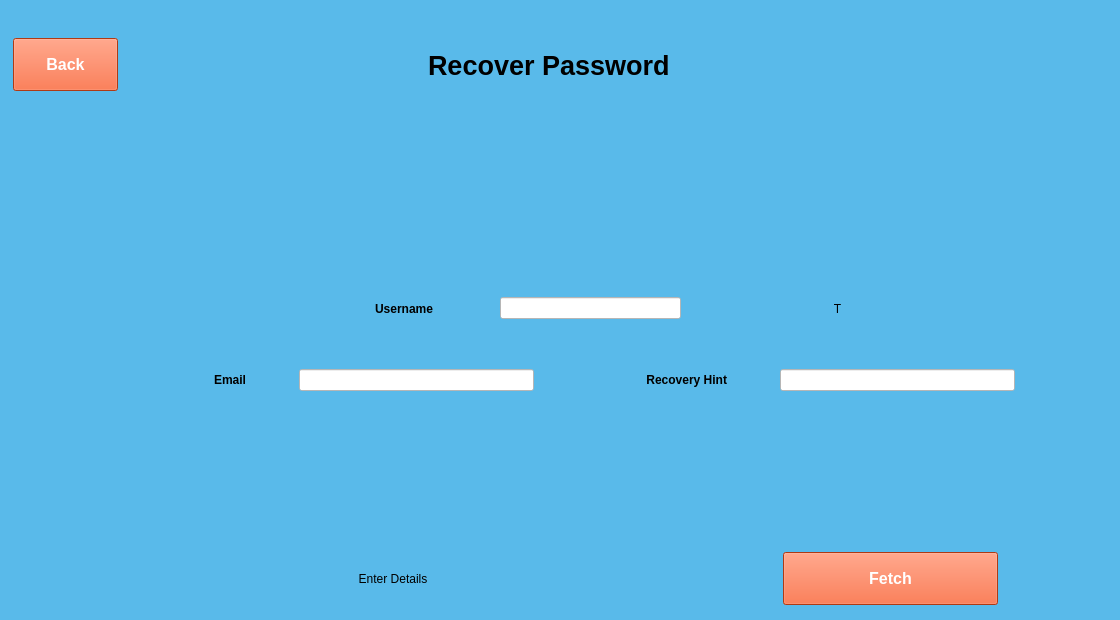
<?xml version="1.0" encoding="UTF-8"?>
<ui version="4.0">
 <class>Form</class>
 <widget class="QWidget" name="Form">
  <property name="geometry">
   <rect>
    <x>0</x>
    <y>0</y>
    <width>1120</width>
    <height>620</height>
   </rect>
  </property>
  <property name="windowTitle">
   <string>Form</string>
  </property>
  <property name="styleSheet">
   <string notr="true">background-color:#59BAEA;
/*background-color:#8860D0;*/
</string>
  </property>
  <layout class="QVBoxLayout" name="verticalLayout" stretch="5,7,3,1,3,7,3">
   <item>
    <layout class="QHBoxLayout" name="horizontalLayout" stretch="2,8,8,10">
     <item>
      <widget class="QPushButton" name="pushbt_back">
       <property name="styleSheet">
        <string notr="true">background-color: #f4511e;
color: white;
padding: 16px 32px;
text-align: center;
font-size: 16px;
margin: 4px 2px;
font-weight:bold;</string>
       </property>
       <property name="text">
        <string>Back</string>
       </property>
      </widget>
     </item>
     <item>
      <spacer name="horizontalSpacer">
       <property name="orientation">
        <enum>Qt::Horizontal</enum>
       </property>
       <property name="sizeHint" stdset="0">
        <size>
         <width>40</width>
         <height>20</height>
        </size>
       </property>
      </spacer>
     </item>
     <item>
      <widget class="QLabel" name="label">
       <property name="font">
        <font>
         <pointsize>20</pointsize>
         <weight>75</weight>
         <bold>true</bold>
        </font>
       </property>
       <property name="text">
        <string>Recover Password</string>
       </property>
      </widget>
     </item>
     <item>
      <spacer name="horizontalSpacer_2">
       <property name="orientation">
        <enum>Qt::Horizontal</enum>
       </property>
       <property name="sizeHint" stdset="0">
        <size>
         <width>40</width>
         <height>20</height>
        </size>
       </property>
      </spacer>
     </item>
    </layout>
   </item>
   <item>
    <spacer name="verticalSpacer">
     <property name="orientation">
      <enum>Qt::Vertical</enum>
     </property>
     <property name="sizeHint" stdset="0">
      <size>
       <width>20</width>
       <height>40</height>
      </size>
     </property>
    </spacer>
   </item>
   <item>
    <layout class="QHBoxLayout" name="horizontalLayout_2" stretch="4,3,1,3,2,1,4">
     <item>
      <spacer name="horizontalSpacer_3">
       <property name="orientation">
        <enum>Qt::Horizontal</enum>
       </property>
       <property name="sizeHint" stdset="0">
        <size>
         <width>40</width>
         <height>20</height>
        </size>
       </property>
      </spacer>
     </item>
     <item>
      <widget class="QLabel" name="label_2">
       <property name="font">
        <font>
         <weight>75</weight>
         <bold>true</bold>
        </font>
       </property>
       <property name="layoutDirection">
        <enum>Qt::LeftToRight</enum>
       </property>
       <property name="text">
        <string>Username</string>
       </property>
       <property name="alignment">
        <set>Qt::AlignRight|Qt::AlignTrailing|Qt::AlignVCenter</set>
       </property>
      </widget>
     </item>
     <item>
      <spacer name="horizontalSpacer_4">
       <property name="orientation">
        <enum>Qt::Horizontal</enum>
       </property>
       <property name="sizeHint" stdset="0">
        <size>
         <width>40</width>
         <height>20</height>
        </size>
       </property>
      </spacer>
     </item>
     <item>
      <widget class="QLineEdit" name="le_username">
       <property name="styleSheet">
        <string notr="true">background-color:white;</string>
       </property>
       <property name="maxLength">
        <number>32</number>
       </property>
      </widget>
     </item>
     <item>
      <spacer name="horizontalSpacer_8">
       <property name="orientation">
        <enum>Qt::Horizontal</enum>
       </property>
       <property name="sizeHint" stdset="0">
        <size>
         <width>40</width>
         <height>20</height>
        </size>
       </property>
      </spacer>
     </item>
     <item>
      <widget class="QLabel" name="lb_usernameico">
       <property name="text">
        <string>T</string>
       </property>
       <property name="alignment">
        <set>Qt::AlignCenter</set>
       </property>
      </widget>
     </item>
     <item>
      <spacer name="horizontalSpacer_5">
       <property name="orientation">
        <enum>Qt::Horizontal</enum>
       </property>
       <property name="sizeHint" stdset="0">
        <size>
         <width>40</width>
         <height>20</height>
        </size>
       </property>
      </spacer>
     </item>
    </layout>
   </item>
   <item>
    <spacer name="verticalSpacer_2">
     <property name="orientation">
      <enum>Qt::Vertical</enum>
     </property>
     <property name="sizeHint" stdset="0">
      <size>
       <width>20</width>
       <height>40</height>
      </size>
     </property>
    </spacer>
   </item>
   <item>
    <layout class="QHBoxLayout" name="horizontalLayout_3" stretch="2,3,1,5,1,3,1,5,2">
     <item>
      <spacer name="horizontalSpacer_11">
       <property name="orientation">
        <enum>Qt::Horizontal</enum>
       </property>
       <property name="sizeHint" stdset="0">
        <size>
         <width>40</width>
         <height>20</height>
        </size>
       </property>
      </spacer>
     </item>
     <item>
      <widget class="QLabel" name="label_5">
       <property name="font">
        <font>
         <weight>75</weight>
         <bold>true</bold>
        </font>
       </property>
       <property name="text">
        <string>Email</string>
       </property>
       <property name="alignment">
        <set>Qt::AlignRight|Qt::AlignTrailing|Qt::AlignVCenter</set>
       </property>
      </widget>
     </item>
     <item>
      <spacer name="horizontalSpacer_10">
       <property name="orientation">
        <enum>Qt::Horizontal</enum>
       </property>
       <property name="sizeHint" stdset="0">
        <size>
         <width>40</width>
         <height>20</height>
        </size>
       </property>
      </spacer>
     </item>
     <item>
      <widget class="QLineEdit" name="le_email">
       <property name="styleSheet">
        <string notr="true">background-color:white;</string>
       </property>
       <property name="maxLength">
        <number>50</number>
       </property>
      </widget>
     </item>
     <item>
      <spacer name="horizontalSpacer_9">
       <property name="orientation">
        <enum>Qt::Horizontal</enum>
       </property>
       <property name="sizeHint" stdset="0">
        <size>
         <width>40</width>
         <height>20</height>
        </size>
       </property>
      </spacer>
     </item>
     <item>
      <widget class="QLabel" name="label_4">
       <property name="font">
        <font>
         <weight>75</weight>
         <bold>true</bold>
        </font>
       </property>
       <property name="text">
        <string>Recovery Hint</string>
       </property>
       <property name="alignment">
        <set>Qt::AlignRight|Qt::AlignTrailing|Qt::AlignVCenter</set>
       </property>
      </widget>
     </item>
     <item>
      <spacer name="horizontalSpacer_7">
       <property name="orientation">
        <enum>Qt::Horizontal</enum>
       </property>
       <property name="sizeHint" stdset="0">
        <size>
         <width>40</width>
         <height>20</height>
        </size>
       </property>
      </spacer>
     </item>
     <item>
      <widget class="QLineEdit" name="le_recoveryhint">
       <property name="styleSheet">
        <string notr="true">background-color:white;</string>
       </property>
       <property name="maxLength">
        <number>32</number>
       </property>
      </widget>
     </item>
     <item>
      <spacer name="horizontalSpacer_6">
       <property name="orientation">
        <enum>Qt::Horizontal</enum>
       </property>
       <property name="sizeHint" stdset="0">
        <size>
         <width>40</width>
         <height>20</height>
        </size>
       </property>
      </spacer>
     </item>
    </layout>
   </item>
   <item>
    <spacer name="verticalSpacer_3">
     <property name="orientation">
      <enum>Qt::Vertical</enum>
     </property>
     <property name="sizeHint" stdset="0">
      <size>
       <width>20</width>
       <height>40</height>
      </size>
     </property>
    </spacer>
   </item>
   <item>
    <layout class="QHBoxLayout" name="horizontalLayout_4" stretch="1,5,1,2,1">
     <item>
      <spacer name="horizontalSpacer_12">
       <property name="orientation">
        <enum>Qt::Horizontal</enum>
       </property>
       <property name="sizeHint" stdset="0">
        <size>
         <width>40</width>
         <height>20</height>
        </size>
       </property>
      </spacer>
     </item>
     <item>
      <widget class="QLabel" name="lb_warning">
       <property name="text">
        <string>Enter Details</string>
       </property>
       <property name="alignment">
        <set>Qt::AlignCenter</set>
       </property>
      </widget>
     </item>
     <item>
      <spacer name="horizontalSpacer_13">
       <property name="orientation">
        <enum>Qt::Horizontal</enum>
       </property>
       <property name="sizeHint" stdset="0">
        <size>
         <width>40</width>
         <height>20</height>
        </size>
       </property>
      </spacer>
     </item>
     <item>
      <widget class="QPushButton" name="pushbt_fetch">
       <property name="styleSheet">
        <string notr="true">background-color: #f4511e;
color: white;
padding: 16px 32px;
text-align: center;
font-size: 16px;
margin: 4px 2px;
font-weight:bold;</string>
       </property>
       <property name="text">
        <string>Fetch</string>
       </property>
      </widget>
     </item>
     <item>
      <spacer name="horizontalSpacer_14">
       <property name="orientation">
        <enum>Qt::Horizontal</enum>
       </property>
       <property name="sizeHint" stdset="0">
        <size>
         <width>40</width>
         <height>20</height>
        </size>
       </property>
      </spacer>
     </item>
    </layout>
   </item>
  </layout>
 </widget>
 <resources/>
 <connections/>
</ui>
